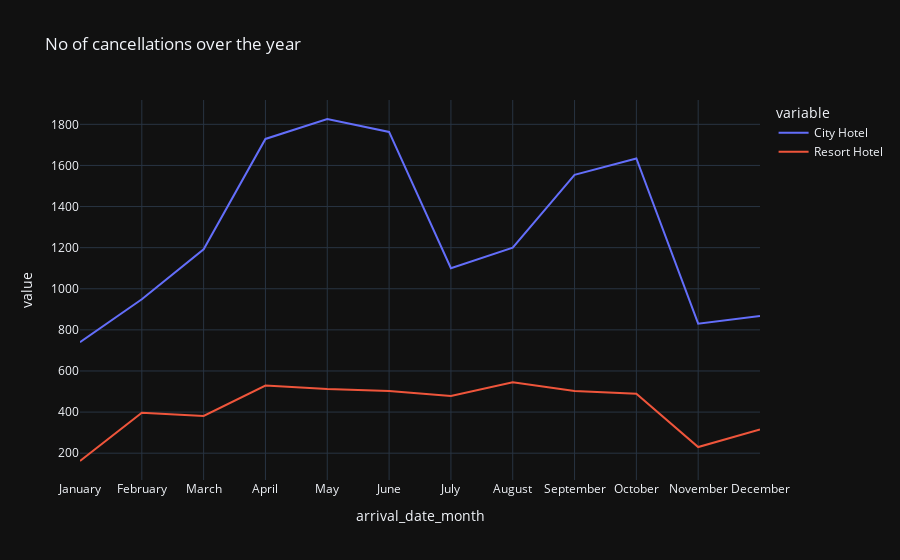

Write notebook code for a chart like this one.
### Code cell
px.line(cancellation_per_month, x = 'arrival_date_month',y=['City Hotel','Resort Hotel'],
        title='No of cancellations over the year',template='plotly_dark')

### Figure 1 — Plotly figure (JSON) as saved in the notebook; plotly's stock layout.template omitted (floating-point values rounded to 4 significant figures)
{"data": [{"hovertemplate": "variable=City Hotel<br>arrival_date_month=%{x}<br>value=%{y}<extra></extra>", "legendgroup": "City Hotel", "line": {"color": "#636efa", "dash": "solid"}, "marker": {"symbol": "circle"}, "mode": "lines", "name": "City Hotel", "orientation": "v", "showlegend": true, "type": "scatter", "x": ["January", "February", "March", "April", "May", "June", "July", "August", "September", "October", "November", "December"], "xaxis": "x", "y": [740, 949, 1192, 1729, 1826, 1763, 1100, 1200, 1554, 1634, 830, 868], "yaxis": "y"}, {"hovertemplate": "variable=Resort Hotel<br>arrival_date_month=%{x}<br>value=%{y}<extra></extra>", "legendgroup": "Resort Hotel", "line": {"color": "#EF553B", "dash": "solid"}, "marker": {"symbol": "circle"}, "mode": "lines", "name": "Resort Hotel", "orientation": "v", "showlegend": true, "type": "scatter", "x": ["January", "February", "March", "April", "May", "June", "July", "August", "September", "October", "November", "December"], "xaxis": "x", "y": [162, 397, 381, 529, 512, 503, 478, 545, 503, 489, 230, 315], "yaxis": "y"}], "layout": {"legend": {"title": {"text": "variable"}, "tracegroupgap": 0}, "title": {"text": "No of cancellations over the year"}, "xaxis": {"anchor": "y", "domain": [0, 1], "title": {"text": "arrival_date_month"}}, "yaxis": {"anchor": "x", "domain": [0, 1], "title": {"text": "value"}}}}
